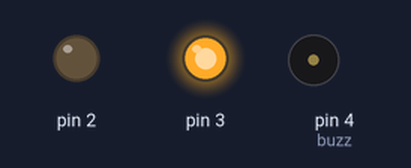
A sketch run on a simulated Arduino Uno, built with avr-gcc and run on an emulated ATmega328P. On the bench: output pins drawn as LEDs (lit = HIGH), buzzer (waves = sounding, pin HIGH).

Above: at 1.0 s.
At 3.2 s:
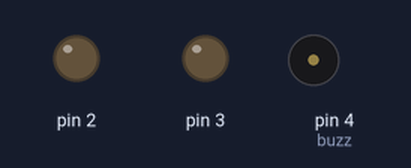
At 5.5 s:
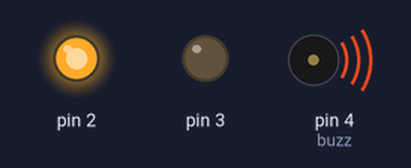
Timing chart, 0 to 8.5 s (numbered marks = the images above):
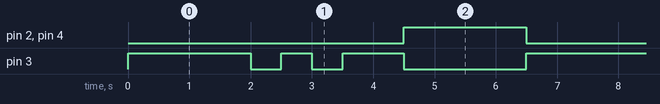

Measured:
- by itself, pin 2, pin 4 (buzz): alternates HIGH for 2.0 s and LOW for 4.5 s
- by itself, pin 3: repeats every 6.5 s: LOW 0.50 s, HIGH 0.50 s, LOW 0.50 s, HIGH 1.0 s, LOW 2.0 s, HIGH 2.0 s
- by itself, everything shown: repeats every 6.5 s, in 6 steps

The sketch:

guia_1_14.ino
```cpp
#define buzz 4
void setup()
{
  pinMode(2, OUTPUT);
  pinMode(3, OUTPUT);
  pinMode(buzz, OUTPUT);
}

void loop()
{
 	digitalWrite(3, HIGH);
    digitalWrite(2, LOW);
  	digitalWrite(buzz, 0);
  	delay(2000);
    digitalWrite(3, LOW);
  	delay(500);
  	digitalWrite(3, HIGH);
  	delay(500);
  	digitalWrite(3, LOW);
  	delay(500);
  	digitalWrite(3, HIGH);
  	delay(1000);
  	digitalWrite(buzz, 10);
  	digitalWrite(3, LOW);
  	digitalWrite(2, HIGH);
  	delay(2000);
}
```
